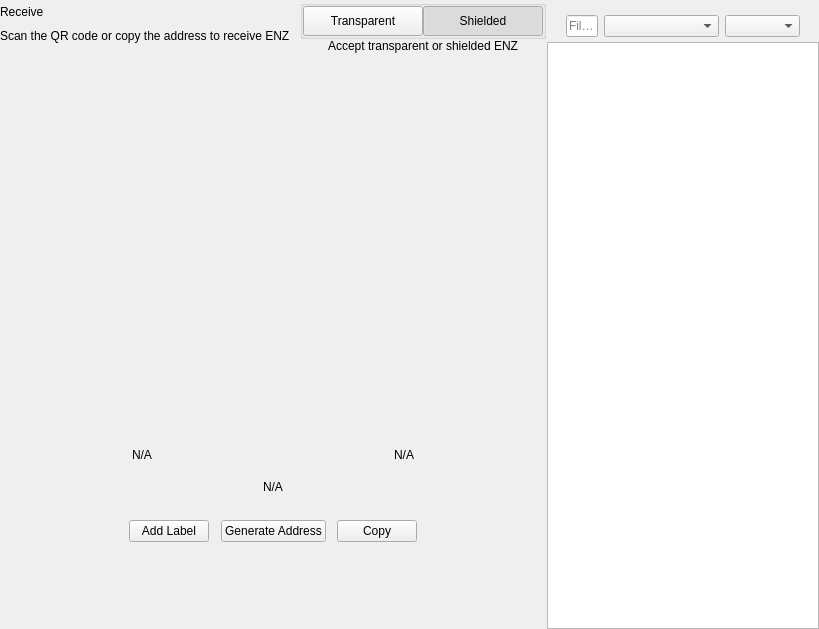
<?xml version="1.0" encoding="UTF-8"?>
<ui version="4.0">
 <class>ReceiveWidget</class>
 <widget class="QWidget" name="ReceiveWidget">
  <property name="geometry">
   <rect>
    <x>0</x>
    <y>0</y>
    <width>819</width>
    <height>629</height>
   </rect>
  </property>
  <property name="minimumSize">
   <size>
    <width>0</width>
    <height>0</height>
   </size>
  </property>
  <property name="windowTitle">
   <string>Form</string>
  </property>
  <layout class="QHBoxLayout" name="horizontalLayout_2" stretch="2,1">
   <property name="spacing">
    <number>0</number>
   </property>
   <property name="leftMargin">
    <number>0</number>
   </property>
   <property name="topMargin">
    <number>0</number>
   </property>
   <property name="rightMargin">
    <number>0</number>
   </property>
   <property name="bottomMargin">
    <number>0</number>
   </property>
   <item>
    <widget class="QWidget" name="left" native="true">
     <layout class="QVBoxLayout" name="verticalLayout_3">
      <property name="leftMargin">
       <number>0</number>
      </property>
      <property name="topMargin">
       <number>0</number>
      </property>
      <property name="rightMargin">
       <number>0</number>
      </property>
      <property name="bottomMargin">
       <number>0</number>
      </property>
      <item>
       <layout class="QVBoxLayout" name="verticalLayout_2">
        <property name="spacing">
         <number>0</number>
        </property>
        <property name="leftMargin">
         <number>0</number>
        </property>
        <item>
         <layout class="QHBoxLayout" name="horizontalLayout_3">
          <property name="spacing">
           <number>0</number>
          </property>
          <item>
           <layout class="QVBoxLayout" name="verticalLayout_4">
            <property name="spacing">
             <number>5</number>
            </property>
            <item>
             <widget class="QLabel" name="labelTitle">
              <property name="text">
               <string>Receive</string>
              </property>
             </widget>
            </item>
            <item alignment="Qt::AlignTop">
             <widget class="QLabel" name="labelSubtitle1">
              <property name="text">
               <string>Scan the QR code or copy the address to receive ENZ</string>
              </property>
             </widget>
            </item>
           </layout>
          </item>
          <item>
           <spacer name="horizontalSpacer">
            <property name="orientation">
             <enum>Qt::Horizontal</enum>
            </property>
            <property name="sizeHint" stdset="0">
             <size>
              <width>40</width>
              <height>20</height>
             </size>
            </property>
           </spacer>
          </item>
          <item>
           <widget class="QWidget" name="containerViewPrivacyChecks" native="true">
            <layout class="QVBoxLayout" name="containerPrivacyChecks">
             <property name="spacing">
              <number>0</number>
             </property>
             <property name="leftMargin">
              <number>0</number>
             </property>
             <property name="topMargin">
              <number>0</number>
             </property>
             <property name="rightMargin">
              <number>0</number>
             </property>
             <property name="bottomMargin">
              <number>0</number>
             </property>
             <item alignment="Qt::AlignHCenter|Qt::AlignVCenter">
              <widget class="QGroupBox" name="groupBox">
               <property name="title">
                <string/>
               </property>
               <layout class="QHBoxLayout" name="horizontalLayout_2_1">
                <property name="spacing">
                 <number>0</number>
                </property>
                <property name="leftMargin">
                 <number>0</number>
                </property>
                <property name="topMargin">
                 <number>0</number>
                </property>
                <property name="rightMargin">
                 <number>0</number>
                </property>
                <property name="bottomMargin">
                 <number>0</number>
                </property>
                <item>
                 <widget class="QPushButton" name="pushLeft">
                  <property name="minimumSize">
                   <size>
                    <width>120</width>
                    <height>30</height>
                   </size>
                  </property>
                  <property name="maximumSize">
                   <size>
                    <width>120</width>
                    <height>30</height>
                   </size>
                  </property>
                  <property name="focusPolicy">
                   <enum>Qt::NoFocus</enum>
                  </property>
                  <property name="text">
                   <string>Transparent</string>
                  </property>
                  <property name="checkable">
                   <bool>true</bool>
                  </property>
                  <property name="autoExclusive">
                   <bool>true</bool>
                  </property>
                 </widget>
                </item>
                <item>
                 <widget class="QPushButton" name="pushRight">
                  <property name="minimumSize">
                   <size>
                    <width>120</width>
                    <height>30</height>
                   </size>
                  </property>
                  <property name="maximumSize">
                   <size>
                    <width>120</width>
                    <height>30</height>
                   </size>
                  </property>
                  <property name="focusPolicy">
                   <enum>Qt::NoFocus</enum>
                  </property>
                  <property name="text">
                   <string>Shielded</string>
                  </property>
                  <property name="checkable">
                   <bool>true</bool>
                  </property>
                  <property name="checked">
                   <bool>true</bool>
                  </property>
                  <property name="autoExclusive">
                   <bool>true</bool>
                  </property>
                 </widget>
                </item>
               </layout>
              </widget>
             </item>
             <item alignment="Qt::AlignHCenter|Qt::AlignTop">
              <widget class="QLabel" name="labelSubtitle2">
               <property name="text">
                <string>Accept transparent or shielded ENZ</string>
               </property>
               <property name="alignment">
                <set>Qt::AlignRight|Qt::AlignTrailing|Qt::AlignVCenter</set>
               </property>
              </widget>
             </item>
            </layout>
           </widget>
          </item>
         </layout>
        </item>
        <item>
         <spacer name="verticalSpacer_2">
          <property name="orientation">
           <enum>Qt::Vertical</enum>
          </property>
          <property name="sizeType">
           <enum>QSizePolicy::Expanding</enum>
          </property>
          <property name="sizeHint" stdset="0">
           <size>
            <width>20</width>
            <height>50</height>
           </size>
          </property>
         </spacer>
        </item>
        <item alignment="Qt::AlignHCenter">
         <widget class="QWidget" name="layoutQR" native="true">
          <property name="maximumSize">
           <size>
            <width>510</width>
            <height>16777215</height>
           </size>
          </property>
          <layout class="QVBoxLayout" name="verticalLayoutQr">
           <item>
            <spacer name="verticalSpacer11">
             <property name="orientation">
              <enum>Qt::Vertical</enum>
             </property>
             <property name="sizeType">
              <enum>QSizePolicy::Fixed</enum>
             </property>
             <property name="sizeHint" stdset="0">
              <size>
               <width>20</width>
               <height>20</height>
              </size>
             </property>
            </spacer>
           </item>
           <item alignment="Qt::AlignHCenter">
            <widget class="QLabel" name="labelQrImg">
             <property name="minimumSize">
              <size>
               <width>260</width>
               <height>260</height>
              </size>
             </property>
             <property name="maximumSize">
              <size>
               <width>260</width>
               <height>260</height>
              </size>
             </property>
             <property name="text">
              <string/>
             </property>
             <property name="alignment">
              <set>Qt::AlignCenter</set>
             </property>
            </widget>
           </item>
           <item>
            <spacer name="verticalSpacer_21">
             <property name="orientation">
              <enum>Qt::Vertical</enum>
             </property>
             <property name="sizeType">
              <enum>QSizePolicy::Fixed</enum>
             </property>
             <property name="sizeHint" stdset="0">
              <size>
               <width>20</width>
               <height>30</height>
              </size>
             </property>
            </spacer>
           </item>
           <item>
            <widget class="QWidget" name="widget" native="true">
             <property name="minimumSize">
              <size>
               <width>0</width>
               <height>0</height>
              </size>
             </property>
             <layout class="QHBoxLayout" name="horizontalLayout_5">
              <item>
               <widget class="QLabel" name="labelLabel">
                <property name="text">
                 <string notr="true">N/A</string>
                </property>
               </widget>
              </item>
              <item>
               <spacer name="horizontalSpacer_2">
                <property name="orientation">
                 <enum>Qt::Horizontal</enum>
                </property>
                <property name="sizeHint" stdset="0">
                 <size>
                  <width>141</width>
                  <height>20</height>
                 </size>
                </property>
               </spacer>
              </item>
              <item>
               <widget class="QLabel" name="labelDate">
                <property name="text">
                 <string notr="true">N/A</string>
                </property>
                <property name="alignment">
                 <set>Qt::AlignRight|Qt::AlignTrailing|Qt::AlignVCenter</set>
                </property>
               </widget>
              </item>
             </layout>
            </widget>
           </item>
           <item>
            <widget class="QLabel" name="labelAddress">
             <property name="sizePolicy">
              <sizepolicy hsizetype="Expanding" vsizetype="Preferred">
               <horstretch>0</horstretch>
               <verstretch>0</verstretch>
              </sizepolicy>
             </property>
             <property name="minimumSize">
              <size>
               <width>300</width>
               <height>0</height>
              </size>
             </property>
             <property name="text">
              <string notr="true">N/A</string>
             </property>
             <property name="alignment">
              <set>Qt::AlignCenter</set>
             </property>
            </widget>
           </item>
           <item>
            <spacer name="verticalSpacer_4">
             <property name="orientation">
              <enum>Qt::Vertical</enum>
             </property>
             <property name="sizeType">
              <enum>QSizePolicy::Fixed</enum>
             </property>
             <property name="sizeHint" stdset="0">
              <size>
               <width>20</width>
               <height>20</height>
              </size>
             </property>
            </spacer>
           </item>
           <item>
            <layout class="QHBoxLayout" name="horizontalLayout_4">
             <item alignment="Qt::AlignHCenter">
              <widget class="QPushButton" name="pushButtonLabel">
               <property name="focusPolicy">
                <enum>Qt::NoFocus</enum>
               </property>
               <property name="text">
                <string>Add Label</string>
               </property>
              </widget>
             </item>
             <item alignment="Qt::AlignHCenter">
              <widget class="QPushButton" name="pushButtonNewAddress">
               <property name="focusPolicy">
                <enum>Qt::NoFocus</enum>
               </property>
               <property name="text">
                <string>Generate Address</string>
               </property>
              </widget>
             </item>
             <item alignment="Qt::AlignHCenter">
              <widget class="QPushButton" name="pushButtonCopy">
               <property name="focusPolicy">
                <enum>Qt::NoFocus</enum>
               </property>
               <property name="text">
                <string>Copy</string>
               </property>
              </widget>
             </item>
            </layout>
           </item>
           <item>
            <spacer name="verticalSpacer_3">
             <property name="orientation">
              <enum>Qt::Vertical</enum>
             </property>
             <property name="sizeType">
              <enum>QSizePolicy::Expanding</enum>
             </property>
             <property name="sizeHint" stdset="0">
              <size>
               <width>20</width>
               <height>20</height>
              </size>
             </property>
            </spacer>
           </item>
          </layout>
         </widget>
        </item>
        <item>
         <spacer name="verticalSpacer">
          <property name="orientation">
           <enum>Qt::Vertical</enum>
          </property>
          <property name="sizeHint" stdset="0">
           <size>
            <width>20</width>
            <height>40</height>
           </size>
          </property>
         </spacer>
        </item>
       </layout>
      </item>
     </layout>
    </widget>
   </item>
   <item>
    <widget class="QWidget" name="right" native="true">
     <layout class="QVBoxLayout" name="verticalLayout_5">
      <property name="spacing">
       <number>0</number>
      </property>
      <property name="leftMargin">
       <number>1</number>
      </property>
      <property name="topMargin">
       <number>0</number>
      </property>
      <property name="rightMargin">
       <number>0</number>
      </property>
      <property name="bottomMargin">
       <number>0</number>
      </property>
      <item>
       <layout class="QVBoxLayout" name="container_right">
        <property name="spacing">
         <number>0</number>
        </property>
        <property name="leftMargin">
         <number>0</number>
        </property>
        <property name="rightMargin">
         <number>0</number>
        </property>
        <item>
         <layout class="QVBoxLayout" name="verticalLayout">
          <property name="spacing">
           <number>6</number>
          </property>
          <property name="leftMargin">
           <number>19</number>
          </property>
          <property name="rightMargin">
           <number>19</number>
          </property>
          <item>
           <widget class="OptionButton" name="btnRequest" native="true"/>
          </item>
          <item>
           <widget class="OptionButton" name="btnMyAddresses" native="true">
            <property name="sizePolicy">
             <sizepolicy hsizetype="Preferred" vsizetype="Minimum">
              <horstretch>0</horstretch>
              <verstretch>0</verstretch>
             </sizepolicy>
            </property>
           </widget>
          </item>
         </layout>
        </item>
        <item>
         <widget class="QWidget" name="sortWidget" native="true">
          <layout class="QHBoxLayout" name="horizontalLayout_6">
           <property name="leftMargin">
            <number>19</number>
           </property>
           <property name="rightMargin">
            <number>19</number>
           </property>
           <property name="bottomMargin">
            <number>5</number>
           </property>
           <item>
            <widget class="QLineEdit" name="lineEditFilter">
             <property name="sizePolicy">
              <sizepolicy hsizetype="Expanding" vsizetype="Fixed">
               <horstretch>0</horstretch>
               <verstretch>0</verstretch>
              </sizepolicy>
             </property>
             <property name="minimumSize">
              <size>
               <width>0</width>
               <height>0</height>
              </size>
             </property>
             <property name="contextMenuPolicy">
              <enum>Qt::DefaultContextMenu</enum>
             </property>
             <property name="acceptDrops">
              <bool>false</bool>
             </property>
             <property name="maxLength">
              <number>40</number>
             </property>
             <property name="placeholderText">
              <string>Filter</string>
             </property>
            </widget>
           </item>
           <item>
            <spacer name="horizontalSpacer_3">
             <property name="orientation">
              <enum>Qt::Horizontal</enum>
             </property>
             <property name="sizeType">
              <enum>QSizePolicy::Preferred</enum>
             </property>
             <property name="sizeHint" stdset="0">
              <size>
               <width>20</width>
               <height>20</height>
              </size>
             </property>
            </spacer>
           </item>
           <item>
            <widget class="QComboBox" name="comboBoxSort">
             <property name="sizePolicy">
              <sizepolicy hsizetype="Preferred" vsizetype="Fixed">
               <horstretch>0</horstretch>
               <verstretch>0</verstretch>
              </sizepolicy>
             </property>
             <property name="minimumSize">
              <size>
               <width>115</width>
               <height>0</height>
              </size>
             </property>
            </widget>
           </item>
           <item>
            <widget class="QComboBox" name="comboBoxSortOrder">
             <property name="sizePolicy">
              <sizepolicy hsizetype="Preferred" vsizetype="Fixed">
               <horstretch>0</horstretch>
               <verstretch>0</verstretch>
              </sizepolicy>
             </property>
             <property name="minimumSize">
              <size>
               <width>75</width>
               <height>0</height>
              </size>
             </property>
            </widget>
           </item>
          </layout>
          <zorder>comboBoxSort</zorder>
          <zorder>comboBoxSortOrder</zorder>
          <zorder>lineEditFilter</zorder>
         </widget>
        </item>
        <item>
         <widget class="QListView" name="listViewAddress"/>
        </item>
       </layout>
      </item>
     </layout>
    </widget>
   </item>
  </layout>
 </widget>
 <customwidgets>
  <customwidget>
   <class>OptionButton</class>
   <extends>QWidget</extends>
   <header>qt/enzo/optionbutton.h</header>
   <container>1</container>
  </customwidget>
 </customwidgets>
 <resources/>
 <connections/>
</ui>
